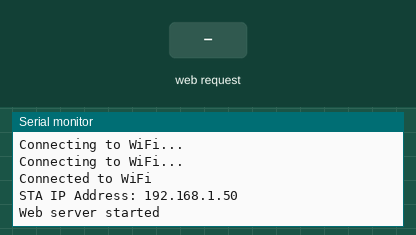
Recording of a sketch running on a simulated ESP32. Parts: the last lines printed to the serial monitor. Inputs (shaded band) come from the test bench. WiFi joins after 1.5 s; servers stay silent unless stated; network time is answered at once with the bench clock.

Above: at 3.2 s.
3.3 s: HTTP request GET /submit received
At 3.9 s:
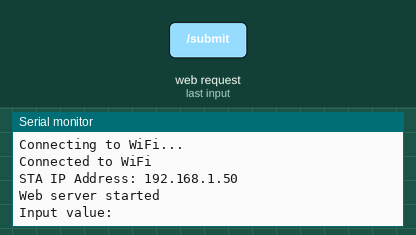
4.8 s: HTTP request GET /submit?input=1 received
At 6.2 s:
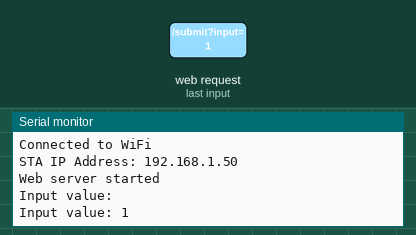

Measured:
- after the input at 3.3 s, the serial monitor: prints a new line at once (image 1)
- after the input at 4.8 s, the serial monitor: prints a new line at once (image 2)

The sketch:

test_webserver_ntp.ino
```cpp
#include <WiFi.h>
#include <WebServer.h>
#include <NTPClient.h>
#include <WiFiUdp.h>

// Nastavení pro Access Point
const char* ssid_ap = "ESP32_AP";
const char* password_ap = "12345678";

// Nastavení pro Station (připojení k místní WiFi síti)
const char* ssid_sta = "I'm Under Your Bed!";
const char* password_sta = "****";

// Vytvoření webového serveru na portu 80
WebServer server(80);

// Vytvoření UDP klienta pro NTP
WiFiUDP ntpUDP;
NTPClient timeClient(ntpUDP, "pool.ntp.org", 0, 60000);

void setup() {
  Serial.begin(115200);

  // Nastavení ESP32 jako Access Point
  WiFi.softAP(ssid_ap, password_ap);
  Serial.println("Access Point started");
  Serial.print("AP IP Address: ");
  Serial.println(WiFi.softAPIP());

  // Připojení k místní WiFi síti
  WiFi.begin(ssid_sta, password_sta);
  while (WiFi.status() != WL_CONNECTED) {
    delay(1000);
    Serial.println("Connecting to WiFi...");
  }
  Serial.println("Connected to WiFi");
  Serial.print("STA IP Address: ");
  Serial.println(WiFi.localIP());

  // Spuštění NTP klienta
  timeClient.begin();

  // Nastavení obsluhy webového serveru
  server.on("/", handleRoot);
  server.on("/submit", handleForm);
  server.begin();
  Serial.println("Web server started");
}

void loop() {
  // Aktualizace času z NTP serveru
  timeClient.update();

  // Obsluha webového serveru
  server.handleClient();
}

void handleRoot() {
  String currentTime = timeClient.getFormattedTime();
  String html = "<html><body>";
  html += "<h1>ESP32 Web Server</h1>";
  html += "<p>Current Time: " + currentTime + "</p>";
  html += "<form action=\"/submit\" method=\"POST\">";
  html += "Input: <input type=\"text\" name=\"input\">";
  html += "<input type=\"submit\" value=\"Submit\">";
  html += "</form>";
  html += "</body></html>";
  server.send(200, "text/html", html);
}

void handleForm() {
  String inputValue = server.arg("input");
  Serial.println("Input value: " + inputValue);
  server.send(200, "text/plain", "Input received: " + inputValue);
}
```
